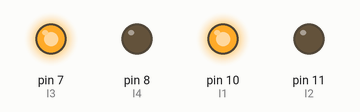
Bench run of a sketch on a simulated Arduino Uno, built with avr-gcc and run on an emulated ATmega328P. On the bench: output pins drawn as LEDs (lit = HIGH).

Above: at 5.0 s.
At 15.0 s:
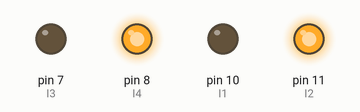
Timing chart, 0 to 26.0 s (numbered marks = the images above):
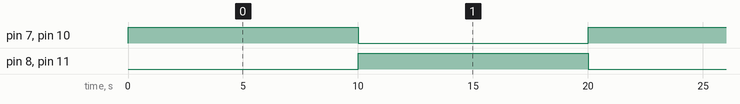

Measured:
- by itself, pin 7 (I3), pin 8 (I4), pin 10 (I1), pin 11 (I2): alternates HIGH for 10.0 s and LOW for 10.0 s

The sketch:

for_2_motors.ino
```cpp
#define I1 10  // Control pin 1 for motor 1
#define I2 11  // Control pin 1 for motor 1
#define I3 7   // Control pin 1 for motor 2
#define I4 8   // Control pin 2 for motor 2

void setup()
{
    pinMode(I1,OUTPUT);
    pinMode(I2,OUTPUT);
    pinMode(I3,OUTPUT);
    pinMode(I4,OUTPUT);

}

void loop()
{
    digitalWrite(I1,HIGH);   //motor 1
    digitalWrite(I2,LOW);    //motor 1
    digitalWrite(I3,HIGH);   //motor 2
    digitalWrite(I4,LOW);    //motor 2
    delay(10000);

    digitalWrite(I1,LOW);
    digitalWrite(I2,HIGH);
    digitalWrite(I3,LOW);
    digitalWrite(I4,HIGH);
    delay(10000);
}
```
